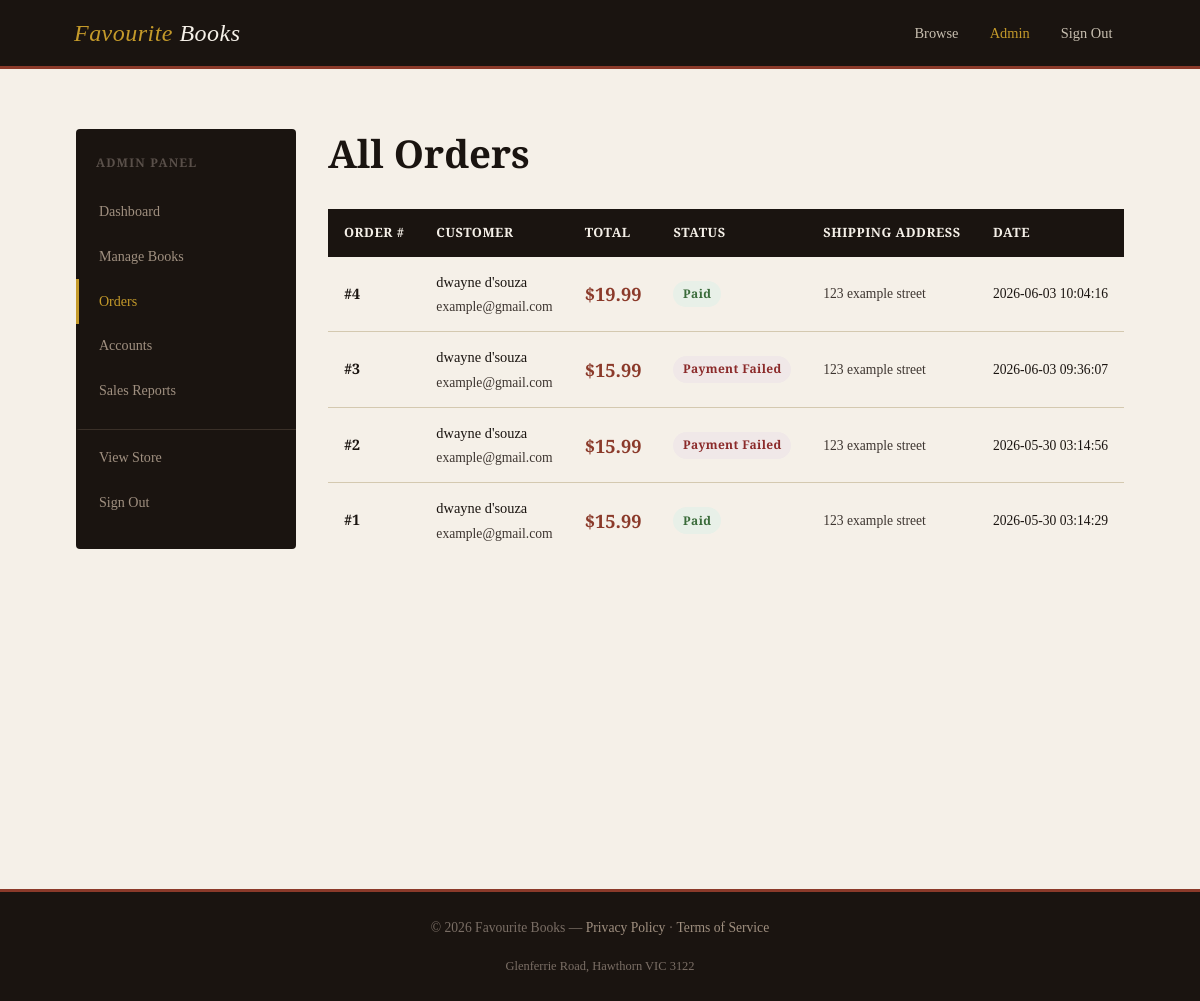
/admin/orders (signed in), run on the app's committed database.
### tables this page shows
CREATE TABLE orders (
                id INTEGER PRIMARY KEY AUTOINCREMENT,
                account_id INTEGER NOT NULL,
                total_price REAL NOT NULL,
                status TEXT NOT NULL DEFAULT 'pending',
                created_at TIMESTAMP DEFAULT CURRENT_TIMESTAMP,
                shipping_address TEXT NOT NULL,
                FOREIGN KEY (account_id) REFERENCES accounts(id)
            );

CREATE TABLE accounts (
                id INTEGER PRIMARY KEY AUTOINCREMENT,
                name TEXT NOT NULL,
                email TEXT NOT NULL UNIQUE,
                password TEXT NOT NULL,
                phone TEXT,
                address TEXT,
                role TEXT NOT NULL DEFAULT 'customer'
            );

### app.py (the view)
@app.route("/admin/orders")
@admin_required
def admin_orders():
    orders = Order.get_all()
    return render_template("admin/orders.html", orders=orders)

### app.py (called while the page is built)
def admin_required(f):
    @wraps(f)
    def decorated(*args, **kwargs):
        if "account_id" not in session:
            flash("Please log in to access this page.", "warning")
            return redirect(url_for("login"))
        if session.get("role") != "admin":
            flash("Administrator access required.", "danger")
            return redirect(url_for("index"))
        return f(*args, **kwargs)
    return decorated

### models/database.py (called while the page is built)
    def __new__(cls):
        if cls._instance is None:
            cls._instance = super().__new__(cls)
            cls._instance._connection = None
        return cls._instance

    def get_connection(self):
        if self._connection is None:
            self._connection = sqlite3.connect(self._db_path, check_same_thread=False)
            self._connection.row_factory = sqlite3.Row
            self._connection.execute("PRAGMA foreign_keys = ON")
        return self._connection

    def fetchall(self, query, params=()):
        conn = self.get_connection()
        cursor = conn.cursor()
        cursor.execute(query, params)
        return cursor.fetchall()

### models/order.py (called while the page is built)
    @staticmethod
    def get_all():
        db = Database()
        rows = db.fetchall(
            """SELECT o.*, a.name as customer_name, a.email as customer_email
               FROM orders o
               JOIN accounts a ON a.id = o.account_id
               ORDER BY o.created_at DESC"""
        )
        return [dict(r) for r in rows]

### templates/admin/orders.html (shortened to what this page needs)
{% extends "admin/base_admin.html" %}
{% block admin_content %}
<h1 style="margin-bottom: 2rem;">All Orders</h1>
{% if orders %}
  <div class="table-wrap">
    <table>
      <thead>
        <tr>
          <th>Order #</th>
          <th>Customer</th>
          <th>Total</th>
          <th>Status</th>
          <th>Shipping Address</th>
          <th>Date</th>
        </tr>
      </thead>
      <tbody>
        {% for order in orders %}
          <tr>
            <td><strong>#{{ order.id }}</strong></td>
            <td>
              {{ order.customer_name }}<br>
              <span class="text-muted text-small">{{ order.customer_email }}</span>
            </td>
            <td class="price">${{ "%.2f"|format(order.total_price) }}</td>
            <td>
              {% if order.status == 'paid' %}
                <span class="badge badge-paid">Paid</span>
              {% elif order.status == 'payment_failed' %}
                <span class="badge badge-failed">Payment Failed</span>
              {% else %}
                <span class="badge badge-pending">{{ order.status|capitalize }}</span>
              {% endif %}
            </td>
            <td class="text-small text-muted">{{ order.shipping_address }}</td>
            <td class="text-small">{{ order.created_at }}</td>
          </tr>
        {% endfor %}
      </tbody>
    </table>
  </div>
{% else %}
  <div class="empty-state">
    <div class="empty-icon">📦</div>
    <h3>No orders yet</h3>
    <p>Orders will appear here once customers start purchasing.</p>
  </div>
{% endif %}
{% endblock %}

### static/css/style.css (style rules this page uses)
:root { --cream: #f5f0e8; --parchment: #ede8da; --ink: #1a1410; --ink-light: #3d3530; --rust: #8b3a2a; --rust-hover: #6e2d20; --gold: #c49a2a; --sage: #4a5e4a; --border: #d4c9b0; --shadow: rgba(26, 20, 16, 0.12); --success: #3a6b3a; --danger: #8b2a2a; --warning: #7a5c1a; --info: #2a4a6b; --radius: 4px; --transition: 0.2s ease; }
*, *::before, *::after { box-sizing: border-box; margin: 0; padding: 0; }
html { font-size: 16px; scroll-behavior: smooth; }
body { font-family: 'Source Serif 4', Georgia, serif; background-color: var(--cream); color: var(--ink); line-height: 1.7; min-height: 100vh; display: flex; flex-direction: column; }
h1, h2, h3, h4, h5 { font-family: 'Playfair Display', Georgia, serif; font-weight: 700; line-height: 1.25; color: var(--ink); }
h1 { font-size: 2.4rem; }
.price { font-family: 'Playfair Display', serif; font-size: 1.15rem; color: var(--rust); font-weight: 700; }
.badge { display: inline-block; padding: 0.2rem 0.6rem; border-radius: 20px; font-size: 0.75rem; font-weight: 600; letter-spacing: 0.03em; }
.badge-paid { background: #e8f0e8; color: var(--success); }
.badge-failed { background: #f0e8e8; color: var(--danger); }
.table-wrap { overflow-x: auto; }
table { width: 100%; border-collapse: collapse; font-size: 0.9rem; }
thead { background: var(--ink); color: var(--cream); }
thead th { padding: 0.8rem 1rem; font-family: 'Source Serif 4', serif; font-weight: 600; text-align: left; letter-spacing: 0.04em; font-size: 0.8rem; text-transform: uppercase; }
tbody tr { border-bottom: 1px solid var(--border); transition: background var(--transition); }
tbody td { padding: 0.8rem 1rem; vertical-align: middle; }
tbody tr:last-child { border-bottom: none; }
.text-muted { color: var(--ink-light); }
.text-small { font-size: 0.85rem; }

### data on the page
orders: id "4", customer_name "dwayne d'souza", customer_email "example@gmail.com", total_price "19.99", status "Paid", shipping_address "123 example street", created_at "2026-06-03 10:04:16"
orders: id "3", customer_name "dwayne d'souza", customer_email "example@gmail.com", total_price "15.99", status "Payment Failed", shipping_address "123 example street", created_at "2026-06-03 09:36:07"
orders: id "2", customer_name "dwayne d'souza", customer_email "example@gmail.com", total_price "15.99", status "Payment Failed", shipping_address "123 example street", created_at "2026-05-30 03:14:56"
orders: id "1", customer_name "dwayne d'souza", customer_email "example@gmail.com", total_price "15.99", status "Paid", shipping_address "123 example street", created_at "2026-05-30 03:14:29"
